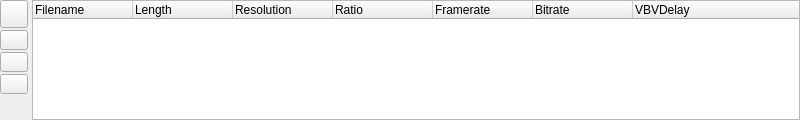
<ui version="4.0" >
 <class>TTVideoFileListWidget</class>
 <widget class="QWidget" name="TTVideoFileListWidget" >
  <property name="geometry" >
   <rect>
    <x>0</x>
    <y>0</y>
    <width>800</width>
    <height>120</height>
   </rect>
  </property>
  <property name="sizePolicy" >
   <sizepolicy vsizetype="Preferred" hsizetype="Preferred" >
    <horstretch>1</horstretch>
    <verstretch>1</verstretch>
   </sizepolicy>
  </property>
  <property name="minimumSize" >
   <size>
    <width>400</width>
    <height>80</height>
   </size>
  </property>
  <property name="windowTitle" >
   <string>Form</string>
  </property>
  <layout class="QHBoxLayout" name="horizontalLayout" >
   <property name="spacing" >
    <number>4</number>
   </property>
   <property name="margin" >
    <number>0</number>
   </property>
   <!-- Left column: buttons vertically stacked -->
   <item>
    <layout class="QVBoxLayout" name="leftButtonsLayout" >
     <property name="spacing" >
      <number>2</number>
     </property>
     <item>
      <widget class="QPushButton" name="pbVideoFileOpen" >
       <property name="sizePolicy" >
        <sizepolicy vsizetype="Fixed" hsizetype="Fixed" >
         <horstretch>0</horstretch>
         <verstretch>0</verstretch>
        </sizepolicy>
       </property>
       <property name="minimumSize" >
        <size>
         <width>28</width>
         <height>28</height>
        </size>
       </property>
       <property name="maximumSize" >
        <size>
         <width>28</width>
         <height>28</height>
        </size>
       </property>
       <property name="toolTip" >
        <string>Open video file</string>
       </property>
       <property name="text" >
        <string/>
       </property>
       <property name="icon" >
        <iconset resource="videofilelistwidget.qrc" >
         <normaloff>:/pixmaps/pixmaps/fileopen_24.xpm</normaloff>:/pixmaps/pixmaps/fileopen_24.xpm</iconset>
       </property>
       <property name="iconSize" >
        <size>
         <width>16</width>
         <height>16</height>
        </size>
       </property>
      </widget>
     </item>
     <item>
      <widget class="QPushButton" name="pbEntryUp" >
       <property name="sizePolicy" >
        <sizepolicy vsizetype="Fixed" hsizetype="Fixed" >
         <horstretch>0</horstretch>
         <verstretch>0</verstretch>
        </sizepolicy>
       </property>
       <property name="minimumSize" >
        <size>
         <width>28</width>
         <height>20</height>
        </size>
       </property>
       <property name="maximumSize" >
        <size>
         <width>28</width>
         <height>20</height>
        </size>
       </property>
       <property name="toolTip" >
        <string>Move entry up</string>
       </property>
       <property name="text" >
        <string/>
       </property>
       <property name="icon" >
        <iconset resource="videofilelistwidget.qrc" >
         <normaloff>:/pixmaps/pixmaps/uparrow_18.xpm</normaloff>:/pixmaps/pixmaps/uparrow_18.xpm</iconset>
       </property>
       <property name="iconSize" >
        <size>
         <width>12</width>
         <height>12</height>
        </size>
       </property>
      </widget>
     </item>
     <item>
      <widget class="QPushButton" name="pbEntryDelete" >
       <property name="sizePolicy" >
        <sizepolicy vsizetype="Fixed" hsizetype="Fixed" >
         <horstretch>0</horstretch>
         <verstretch>0</verstretch>
        </sizepolicy>
       </property>
       <property name="minimumSize" >
        <size>
         <width>28</width>
         <height>20</height>
        </size>
       </property>
       <property name="maximumSize" >
        <size>
         <width>28</width>
         <height>20</height>
        </size>
       </property>
       <property name="toolTip" >
        <string>Delete video file</string>
       </property>
       <property name="text" >
        <string/>
       </property>
       <property name="icon" >
        <iconset resource="videofilelistwidget.qrc" >
         <normaloff>:/pixmaps/pixmaps/cancel_18.xpm</normaloff>:/pixmaps/pixmaps/cancel_18.xpm</iconset>
       </property>
       <property name="iconSize" >
        <size>
         <width>12</width>
         <height>12</height>
        </size>
       </property>
      </widget>
     </item>
     <item>
      <widget class="QPushButton" name="pbEntryDown" >
       <property name="sizePolicy" >
        <sizepolicy vsizetype="Fixed" hsizetype="Fixed" >
         <horstretch>0</horstretch>
         <verstretch>0</verstretch>
        </sizepolicy>
       </property>
       <property name="minimumSize" >
        <size>
         <width>28</width>
         <height>20</height>
        </size>
       </property>
       <property name="maximumSize" >
        <size>
         <width>28</width>
         <height>20</height>
        </size>
       </property>
       <property name="toolTip" >
        <string>Move entry down</string>
       </property>
       <property name="text" >
        <string/>
       </property>
       <property name="icon" >
        <iconset resource="videofilelistwidget.qrc" >
         <normaloff>:/pixmaps/pixmaps/downarrow_18.xpm</normaloff>:/pixmaps/pixmaps/downarrow_18.xpm</iconset>
       </property>
       <property name="iconSize" >
        <size>
         <width>12</width>
         <height>12</height>
        </size>
       </property>
      </widget>
     </item>
     <item>
      <spacer name="verticalSpacerLeft" >
       <property name="orientation" >
        <enum>Qt::Vertical</enum>
       </property>
       <property name="sizeHint" stdset="0" >
        <size>
         <width>20</width>
         <height>40</height>
        </size>
       </property>
      </spacer>
     </item>
    </layout>
   </item>
   <!-- Right: Tree widget -->
   <item>
    <widget class="QTreeWidget" name="videoListView" >
     <property name="sizePolicy" >
      <sizepolicy vsizetype="Expanding" hsizetype="Expanding" >
       <horstretch>1</horstretch>
       <verstretch>0</verstretch>
      </sizepolicy>
     </property>
     <property name="focusPolicy" >
      <enum>Qt::StrongFocus</enum>
     </property>
     <property name="contextMenuPolicy" >
      <enum>Qt::CustomContextMenu</enum>
     </property>
     <property name="frameShape" >
      <enum>QFrame::StyledPanel</enum>
     </property>
     <property name="frameShadow" >
      <enum>QFrame::Plain</enum>
     </property>
     <property name="rootIsDecorated" >
      <bool>false</bool>
     </property>
     <property name="itemsExpandable" >
      <bool>false</bool>
     </property>
     <property name="sortingEnabled" >
      <bool>false</bool>
     </property>
     <column>
      <property name="text" >
       <string>Filename</string>
      </property>
     </column>
     <column>
      <property name="text" >
       <string>Length</string>
      </property>
     </column>
     <column>
      <property name="text" >
       <string>Resolution</string>
      </property>
     </column>
     <column>
      <property name="text" >
       <string>Ratio</string>
      </property>
     </column>
     <column>
      <property name="text" >
       <string>Framerate</string>
      </property>
     </column>
     <column>
      <property name="text" >
       <string>Bitrate</string>
      </property>
     </column>
     <column>
      <property name="text" >
       <string>VBVDelay</string>
      </property>
     </column>
     <column>
      <property name="text" >
       <string notr="true"/>
      </property>
     </column>
    </widget>
   </item>
  </layout>
 </widget>
 <resources>
  <include location="videofilelistwidget.qrc" />
 </resources>
 <connections/>
</ui>
